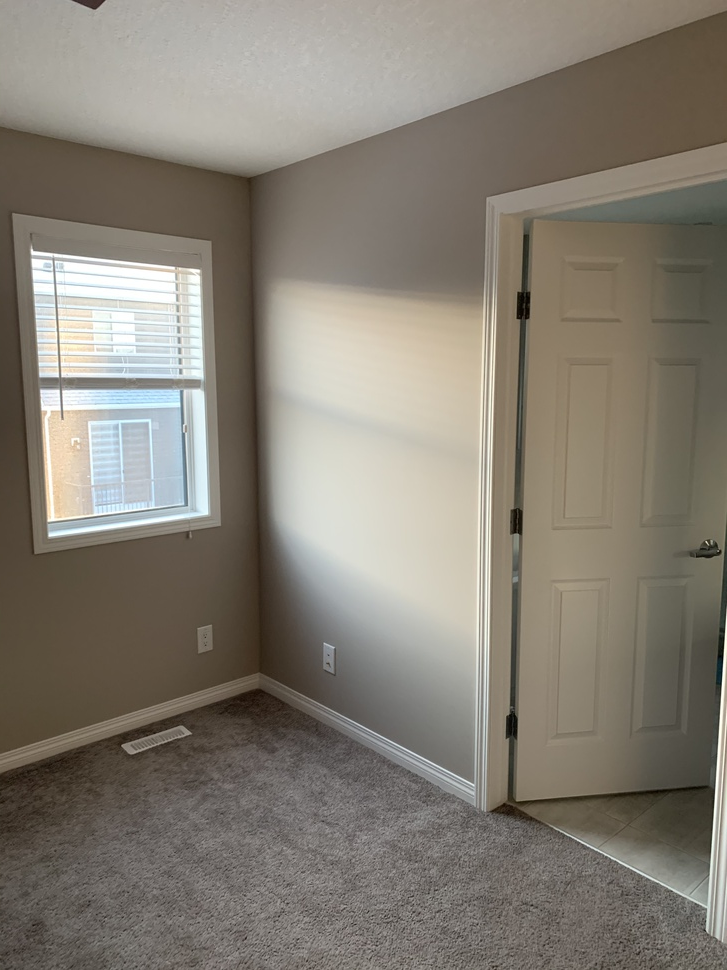
#> input picture data-image/data/bedroom1.jpeg, 727 x 970 px, shrunk from 3024 x 4032 before the run; its folder holds only this picture in this run
$ python sift-bf.py
#> lines starting #> are read from the running program, lines starting #| are printed output that depends on the picture
### classes/image.py
import cv2 as cv
import exifread
import numpy as np

class Image(object):
    def __init__(self):
        self.color= []
        self.gray = []
        self.kp = []
        self.des = []
        self.shape = []

    def read(self, path):
#> called with path = 'data-image/data/bedroom1.jpeg'
        self.color = cv.imread(path)
#> self.color is the input picture: shape (970, 727, 3); mean B, G, R 115.8, 126.4, 132.7
        self.gray= cv.cvtColor(self.color,cv.COLOR_BGR2GRAY)
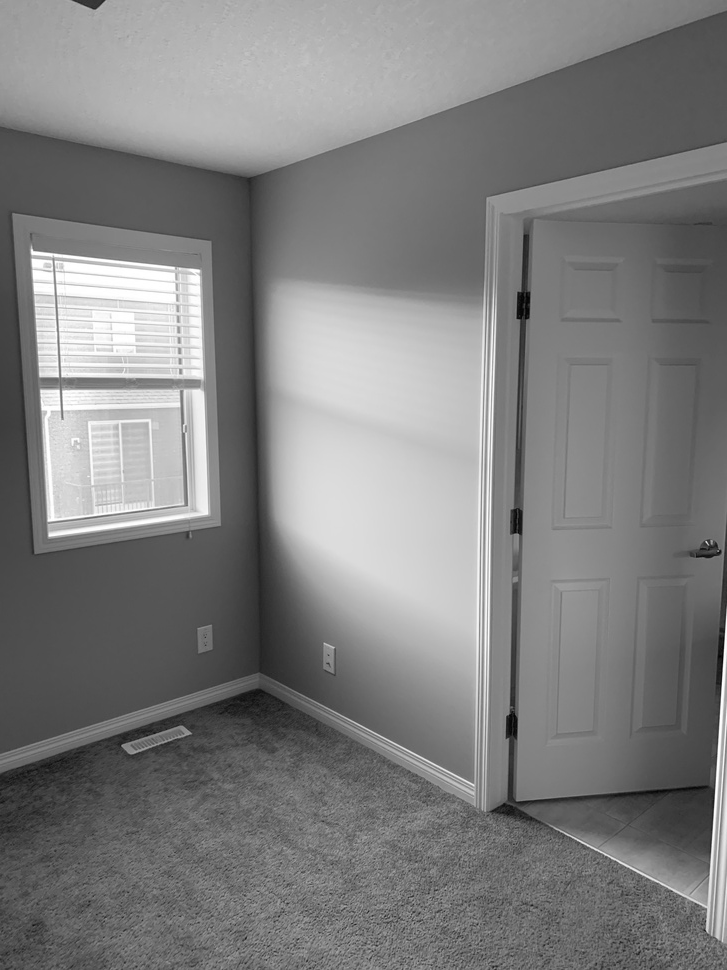
#> self.gray: shape (970, 727); min 1, max 255, mean 127.1
        self.shape = np.shape(self.gray)
#> self.shape = (970, 727)

    def kp_sift(self):
        sift = cv.xfeatures2d.SIFT_create()
        self.kp, self.des = sift.detectAndCompute(self.gray,None)
#> self.kp = 578 keypoints; strongest (x, y, size): (33, 253, 3.5), (51, 535, 4.2), (114, 470, 98.9), (517, 523, 11.9)
        return self.kp, self.des

    # [9 lines left out: functions kp_surf, metadata, not called in this run]

### classes/database.py
from classes import image
import os

class Database(object):

    def __init__(self, path):
        self.path = path
        self.database = dict()

    def create_database_sift(self):
        for filename in os.listdir(self.path):
            if filename.endswith(".jpg") or filename.endswith(".png") or filename.endswith(".jpeg"):
                file_path = self.path + "/" + filename
                img = image.Image()
                img.read(file_path)
                kp, des = img.kp_sift()
#> kp has the same summary as self.kp in kp_sift
                self.database[filename] = {"kp": kp, "des": des}

    # [8 lines left out: function create_database_surf, not called in this run]


### classes/matcher.py
import cv2 as cv

class Matcher(object):
    def __init__(self):
        pass

    def bf(self,img1_des,img2_des):
        # BFMatcher with default params
        bf = cv.BFMatcher()
        matches = bf.knnMatch(img1_des,img2_des,k=2)
        # Apply ratio test
        good = []
        for m,n in matches:
            if m.distance < 0.7*n.distance:
                good.append([m])
        return good


    # [11 lines left out: function flann, not called in this run]

### sift-bf.py
from classes import image,database,matcher
import os
import cv2
import time

absolute_path = os.path.join(os.getcwd(), 'data-image', 'data')
database = database.Database(absolute_path)
database.create_database_sift()

start = time.time()
img = image.Image()
img.read("hallway2.jpeg")
#> call 2 of read, with path = 'hallway2.jpeg'
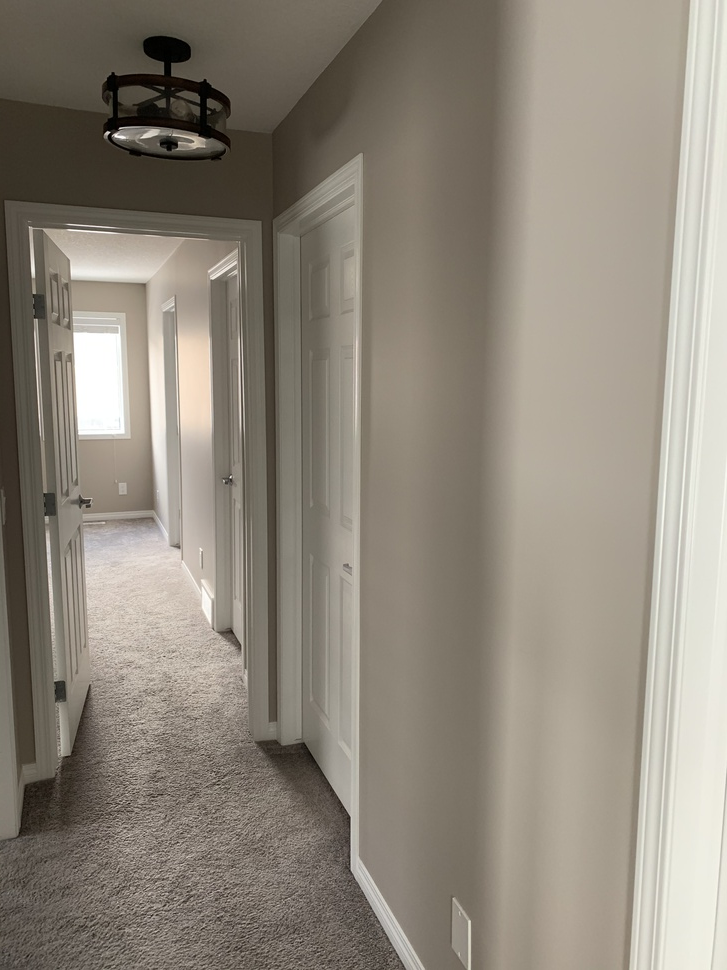
#> input picture hallway2.jpeg, 727 x 970 px, shrunk from 3024 x 4032 before the run
#> in read, self.color is the input picture: shape (970, 727, 3); mean B, G, R 123.9, 135.6, 143.2
kp, des = img.kp_sift()
#> in kp_sift (call 2), `self.kp, self.des = sift.detectAndCompute(self.gray,None)`: self.kp = 567 keypoints; strongest (x, y, size): (108, 133, 2.6), (116, 135, 3.8), (152, 132, 8.3), (195, 142, 12.6)
#> kp has the same summary as self.kp in kp_sift

matched = {"name":"", "num": 0}

matches = matcher.Matcher()
for i in database.database:
    good_matches = matches.bf(des, database.database[i]["des"])
    if len(good_matches) > matched["num"]:
        matched["num"] = len(good_matches)
        matched["name"] = i
#> this loop made 1 pass
#> (i, good_matches) on pass 1: ('bedroom1.jpeg', 4 matches)
#> after the loop, matched = {'name': 'bedroom1.jpeg', 'num': 4}

print(matched)
#| {'name': 'bedroom1.jpeg', 'num': 4}
print(time.time()-start)
